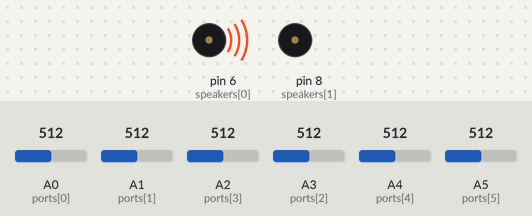
Bench run of a sketch on a simulated Arduino Uno, built with avr-gcc and run on an emulated ATmega328P. On the bench: buzzer (waves = sounding, pin HIGH). The test bench sets the inputs (shaded band); at power-on: A0 (ports[0]) = 512, A1 (ports[1]) = 512, A2 (ports[3]) = 512, A3 (ports[2]) = 512, A4 (ports[4]) = 512, A5 (ports[5]) = 512.

Above: at 0.1 s.
Timing chart, 0 to 1.6 s (numbered marks = the images above):
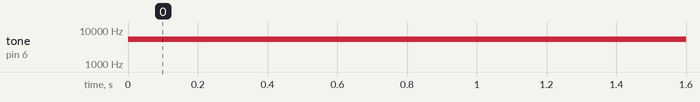

The sketch:

CuYu.ino
```cpp
const int ports[6] = {A0, A1, A3, A2, A4, A5};
const int speakers[2] = {6, 8};
//const float tones[6] = {130.813, 146.832, 164.814, 184.997, 207.652, 233.082};
const float tones[6] = {130.813, 146.832, 184.997, 164.814, 207.652, 233.082};
const int threshold = 700;
volatile unsigned long tim = 0;
const unsigned long nums[6] = {224, 212, 189, 168, 149, 133};
//const unsigned long half_nums[6] = {1, 1, 1, 1, 1, 1}; // base_freq / freq / 2
//const unsigned long lcm = 4; // lcm(nums)
//bool sound[6];
//bool vol;
//bool flag;
//int idx;
unsigned long inf = 10000000000;
unsigned long tmp1, tmp2;

// freq = 8000000 / (X + 1) / 8 * 25

ISR(TIM0_COMPA_vect) {
  /*
    for (int i = 0; i < 2; i++) {
      vol = false;
      for (int j = 0; j < 3; j++) {
        vol |= ((tim % nums[i * 3 + j]) < half_nums[i * 3 + j]); //sound[i * 3 + j] &&
      }
      digitalWrite(speakers[i], vol);
    }
    tim += 1;
    tim %= lcm;
  */
  //digitalWrite(speakers[0], !digitalRead(speakers[0]));
}

ISR(TIM1_COMPA_vect) {
  /*
    for (int i = 0; i < 2; i++) {
      vol = false;
      for (int j = 0; j < 3; j++) {
        vol |= ((tim % nums[i * 3 + j]) < half_nums[i * 3 + j]); //sound[i * 3 + j] &&
      }
      digitalWrite(speakers[i], vol);
    }
    tim += 1;
    tim %= lcm;
  */
  //digitalWrite(speakers[1], !digitalRead(speakers[1]));
}

void setupTimer() {
  /*
    TCCR0A = 0b01000011;
    TCCR0B = 0b00001001;
    TIMSK0 = 0b00000010;
    OCR0A = 24;
  */
  /*
    TCCR1A = 0b01000011;
    TCCR1B = 0b00011001;
    TIMSK1 = 0b00000010;
    OCR1A = 48;
  */
  TCCR0A = _BV(COM0A0) | _BV(WGM01) | _BV(WGM00); // COM : Toggle OC1A on Match
  TCCR0B = _BV(CS01) | _BV(WGM02);   // CS  : no prescale
  //OCR0A = nums[0];
  TCCR1A = _BV(COM1A0) | _BV(WGM11) | _BV(WGM10); // COM : Toggle OC1A on Match
  TCCR1B = _BV(CS11) | _BV(WGM12) | _BV(WGM13);   // CS  : no prescale
  //OCR1A = nums[5];
  sei();
}

void setup() {
  //for (int i = 0; i < 6; i++) sound[i] = true;
  for (int i = 0; i < 6; i++) pinMode(ports[i], INPUT);
  for (int i = 0; i < 2; i++) pinMode(speakers[i], OUTPUT);
  for (int i = 0; i < 2; i++) digitalWrite(speakers[i], LOW);
  setupTimer();
}

void loop() {
  tmp1 = inf;
  for (int i = 0; i < 3; i++) {
    if (analogRead(ports[i]) < threshold){
      tmp1 = nums[i];
    }
  }
  tmp2 = inf;
  for (int i = 3; i < 6; i++) {
    if (analogRead(ports[i]) < threshold){
      tmp2 = nums[i];
    }
  }
  OCR0A = tmp1;
  OCR1A = tmp2;
}
```

Measured:
- by itself, tone on pin 6 (speakers[0]): silent → 5263 Hz at 0.00 s
